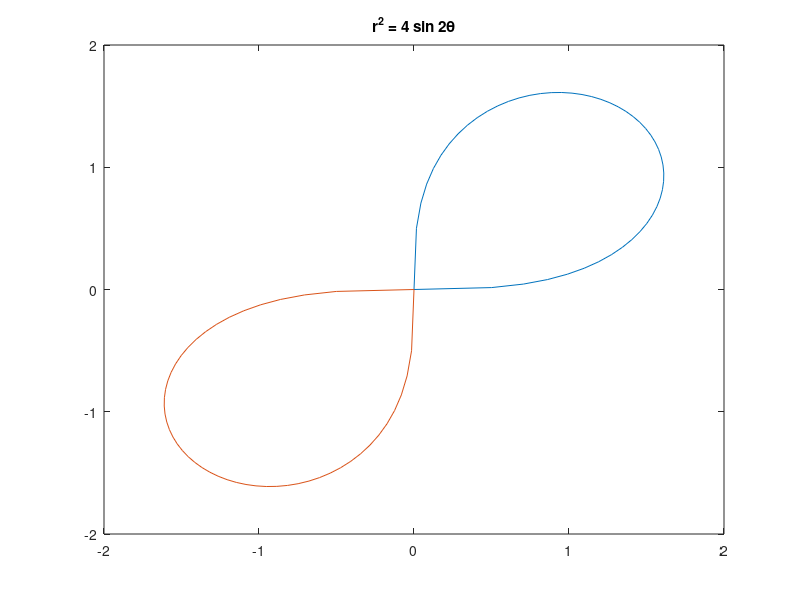

MATLAB code for this plot:
% Exercise 9.4-45:

theta = (0:0.01:0.5)*pi;
r = 2 * (sin (2*theta)).^0.5;

x = r .* cos(theta);
y = r .* sin(theta);

figure
plot(x, y)
hold on
plot(-x, -y);
hold off
title('r^2 = 4 sin 2\theta')
